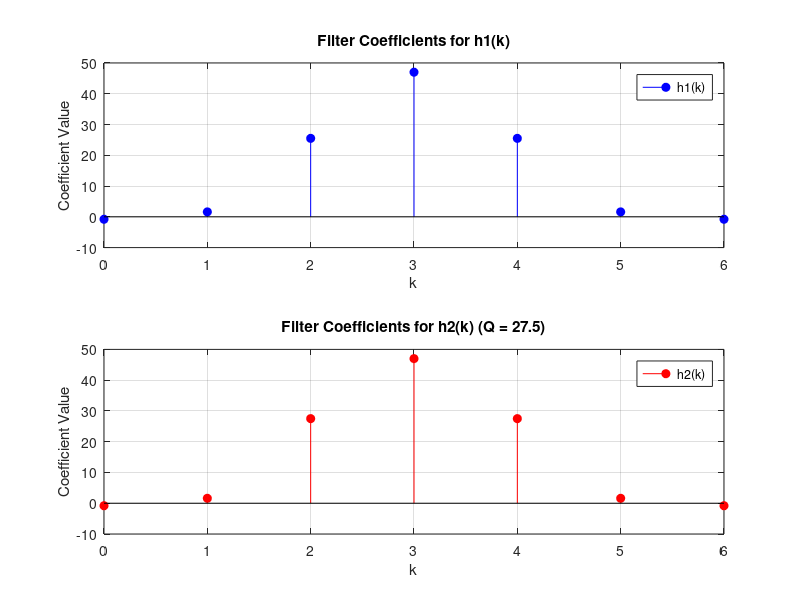

MATLAB code to generate this figure:
clc
clear all;

% Given coefficients for h1(k) and h2(k)
h1 = [-0.8, 1.6, 25.5, 47, 25.5, 1.6, -0.8];
H1_0 = sum(h1); % Calculate DC gain for h1(k)

% Desired DC gain for h2(k)
H2_0_desired = 103.6;

% Calculate Q to achieve desired DC gain for h2(k)
Q = (H2_0_desired - H1_0 + 2 * 25.5) / 2;

% Adjust coefficients for h2(k) with calculated Q
h2 = [-0.8, 1.6, Q, 47, Q, 1.6, -0.8];
H2_0 = sum(h2); % Calculate DC gain for h2(k)

% Plotting the coefficients of h1(k) and h2(k)
k = 0:length(h1)-1;

figure;
subplot(2,1,1);
stem(k, h1, 'b', 'filled', 'DisplayName', 'h1(k)');
title('Filter Coefficients for h1(k)');
xlabel('k');
ylabel('Coefficient Value');
grid on;
legend;

subplot(2,1,2);
stem(k, h2, 'r', 'filled', 'DisplayName', 'h2(k)');
title(['Filter Coefficients for h2(k) (Q = ' num2str(Q) ')']);
xlabel('k');
ylabel('Coefficient Value');
grid on;
legend;

% Display computed DC gains and Q
disp(['DC gain of h1(k): ' num2str(H1_0)]);
disp(['DC gain of h2(k): ' num2str(H2_0)]);
disp(['Value of Q: ' num2str(Q)]);
